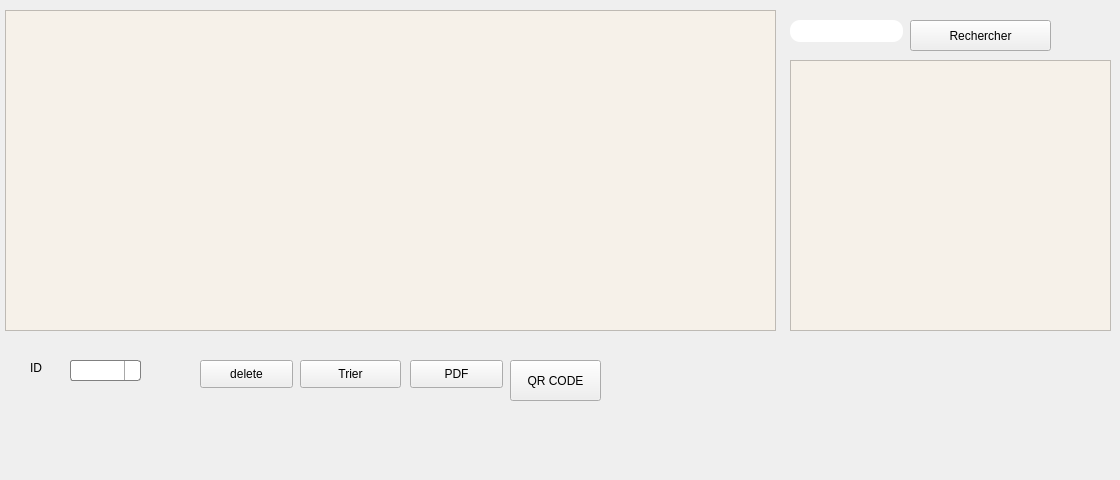
      <widget class="QWidget" name="tab_13">
       <attribute name="title">
        <string>Afficher</string>
       </attribute>
       <widget class="QPushButton" name="PDF_button">
        <property name="geometry">
         <rect>
          <x>410</x>
          <y>360</y>
          <width>93</width>
          <height>28</height>
         </rect>
        </property>
        <property name="styleSheet">
         <string notr="true">font: 81 10pt &quot;Rockwell Extra Bold&quot;</string>
        </property>
        <property name="text">
         <string>PDF</string>
        </property>
       </widget>
       <widget class="QPushButton" name="deleteb2">
        <property name="geometry">
         <rect>
          <x>200</x>
          <y>360</y>
          <width>93</width>
          <height>28</height>
         </rect>
        </property>
        <property name="styleSheet">
         <string notr="true">font: 81 10pt &quot;Rockwell Extra Bold&quot;</string>
        </property>
        <property name="text">
         <string>delete</string>
        </property>
       </widget>
       <widget class="QTableView" name="tableView_5">
        <property name="geometry">
         <rect>
          <x>790</x>
          <y>60</y>
          <width>321</width>
          <height>271</height>
         </rect>
        </property>
        <property name="styleSheet">
         <string notr="true">background-color: #F6F1E9;</string>
        </property>
       </widget>
       <widget class="QTableView" name="tableView_4">
        <property name="geometry">
         <rect>
          <x>5</x>
          <y>10</y>
          <width>771</width>
          <height>321</height>
         </rect>
        </property>
        <property name="styleSheet">
         <string notr="true">background-color: #F6F1E9;</string>
        </property>
       </widget>
       <widget class="QPushButton" name="Tri">
        <property name="geometry">
         <rect>
          <x>300</x>
          <y>360</y>
          <width>101</width>
          <height>28</height>
         </rect>
        </property>
        <property name="styleSheet">
         <string notr="true">font: 81 10pt &quot;Rockwell Extra Bold&quot;</string>
        </property>
        <property name="text">
         <string>Trier</string>
        </property>
       </widget>
       <widget class="QComboBox" name="delete2">
        <property name="geometry">
         <rect>
          <x>70</x>
          <y>360</y>
          <width>71</width>
          <height>21</height>
         </rect>
        </property>
        <property name="styleSheet">
         <string notr="true">QComboBox {
    border: 1px solid gray;
    border-radius: 3px;
    padding: 1px 18px 1px 3px;
 
}

QComboBox:editable {
    background: white;
}

QComboBox:!editable, QComboBox::drop-down:editable {
     background: qlineargradient(x1: 0, y1: 0, x2: 0, y2: 1,
                                 stop: 0 #E1E1E1, stop: 0.4 #DDDDDD,
                                 stop: 0.5 #D8D8D8, stop: 1.0 #D3D3D3);
}

/* QComboBox gets the &quot;on&quot; state when the popup is open */
QComboBox:!editable:on, QComboBox::drop-down:editable:on {
    background: qlineargradient(x1: 0, y1: 0, x2: 0, y2: 1,
                                stop: 0 #D3D3D3, stop: 0.4 #D8D8D8,
                                stop: 0.5 #DDDDDD, stop: 1.0 #E1E1E1);
}

QComboBox:on { /* shift the text when the popup opens */
    padding-top: 3px;
    padding-left: 4px;
}

QComboBox::drop-down {
    subcontrol-origin: padding;
    subcontrol-position: top right;
    width: 15px;

    border-left-width: 1px;
    border-left-color: darkgray;
    border-left-style: solid; /* just a single line */
    border-top-right-radius: 3px; /* same radius as the QComboBox */
    border-bottom-right-radius: 3px;
}

QComboBox::down-arrow {
    image: url(/usr/share/icons/crystalsvg/16x16/actions/1downarrow.png);
}

QComboBox::down-arrow:on { /* shift the arrow when popup is open */
    top: 1px;
    left: 1px;
}</string>
        </property>
       </widget>
       <widget class="QLabel" name="label_34">
        <property name="geometry">
         <rect>
          <x>30</x>
          <y>360</y>
          <width>56</width>
          <height>16</height>
         </rect>
        </property>
        <property name="styleSheet">
         <string notr="true">font: 81 10pt &quot;Rockwell Extra Bold&quot;</string>
        </property>
        <property name="text">
         <string>ID</string>
        </property>
       </widget>
       <widget class="QPushButton" name="qr">
        <property name="geometry">
         <rect>
          <x>510</x>
          <y>360</y>
          <width>91</width>
          <height>41</height>
         </rect>
        </property>
        <property name="text">
         <string>QR CODE</string>
        </property>
       </widget>
       <widget class="QPushButton" name="rechercher_2">
        <property name="geometry">
         <rect>
          <x>910</x>
          <y>20</y>
          <width>141</width>
          <height>31</height>
         </rect>
        </property>
        <property name="styleSheet">
         <string notr="true">font: 81 10pt &quot;Rockwell Extra Bold&quot;</string>
        </property>
        <property name="text">
         <string>Rechercher</string>
        </property>
       </widget>
       <widget class="QLineEdit" name="liner_2">
        <property name="geometry">
         <rect>
          <x>790</x>
          <y>20</y>
          <width>113</width>
          <height>22</height>
         </rect>
        </property>
        <property name="styleSheet">
         <string notr="true">border-radius: 10px;
background-color: rgb(255, 255, 255);</string>
        </property>
       </widget>
       <widget class="QLabel" name="label_qr">
        <property name="geometry">
         <rect>
          <x>620</x>
          <y>360</y>
          <width>131</width>
          <height>111</height>
         </rect>
        </property>
        <property name="text">
         <string/>
        </property>
       </widget>
      </widget>
